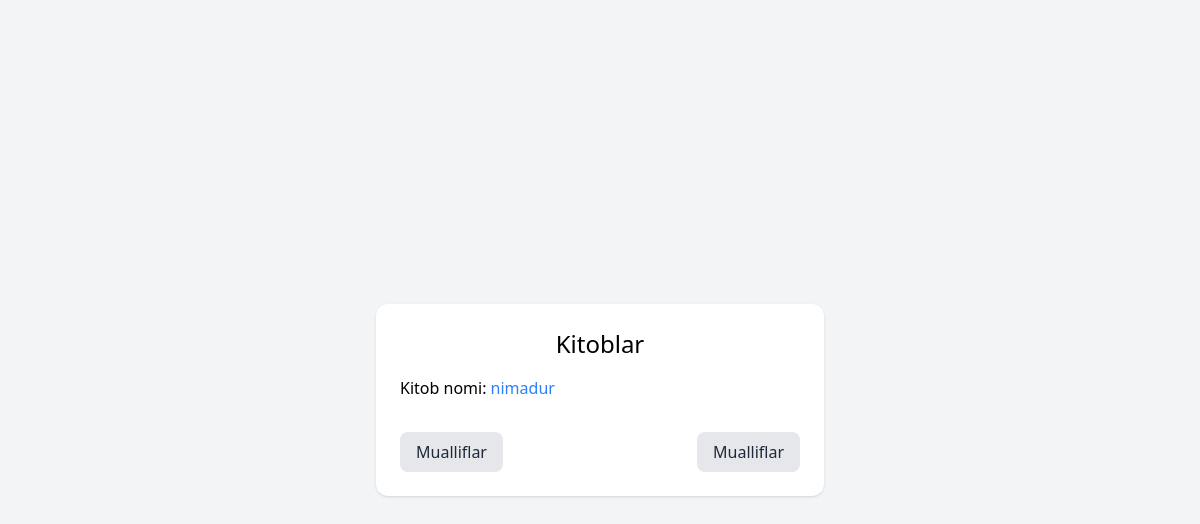
Page /kitoblar/ on the earlier database version.
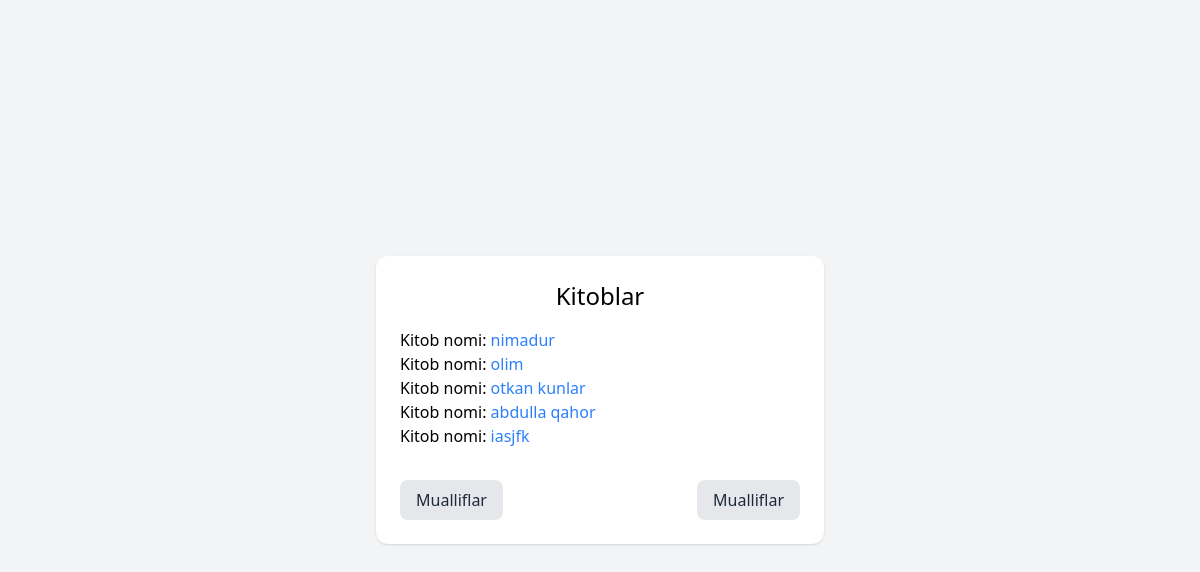
Same page on the later database version.
### Kutubxona/models.py (models this page shows, shortened)
class Kitob(models.Model):
    name=models.CharField(max_length=50)
    janr=models.CharField(max_length=100)
    sahifa=models.BigIntegerField()
    muallif=models.ForeignKey(
        Muallif,
        on_delete=models.CASCADE
    )

### Kutubxona/views.py (the view)
# urls.py: path('kitoblar/', kitoblar, name='kitoblar'),
def kitoblar(request):
    kitoblar=Kitob.objects.all()
    context={
        'kitoblar':kitoblar
    }
    return render(request,'kitob.html',context)

### template/kitob.html (shortened to what this page needs)
<!DOCTYPE html>
<html lang="en">
<head>
    <script src="https://cdn.jsdelivr.net/npm/@tailwindcss/browser@4"></script>
</head>
<body class="bg-gray-100 min-h-screen flex justify-center items-center">
<div class="bg-white p-6 rounded-xl shadow w-full max-w-md">
    <h1 class="text-2xl text-center mb-4">Kitoblar</h1>
    {% for kitob in kitoblar %}
    <p>
        <a href="/kitob/{{ kitob.id }}" class="text-black">
           Kitob nomi: <span class="text-blue-500"> {{ kitob.name }}</span>
        </a>
    </p>
    {% endfor %}
    <div class="mt-8 flex justify-between">
            <a href="/"
               class="px-4 py-2 rounded-lg bg-gray-200 text-gray-800 hover:bg-gray-300 transition">
                Mualliflar
            </a>
            <a href="/"
               class="px-4 py-2 rounded-lg bg-gray-200 text-gray-800 hover:bg-gray-300 transition">
                Mualliflar
            </a>
        </div>
</div>
</body>
</html>

Differences in the rows shown:
added Kitob: name "olim"
added Kitob: name "otkan kunlar"
added Kitob: name "abdulla qahor"
added Kitob: name "iasjfk"
